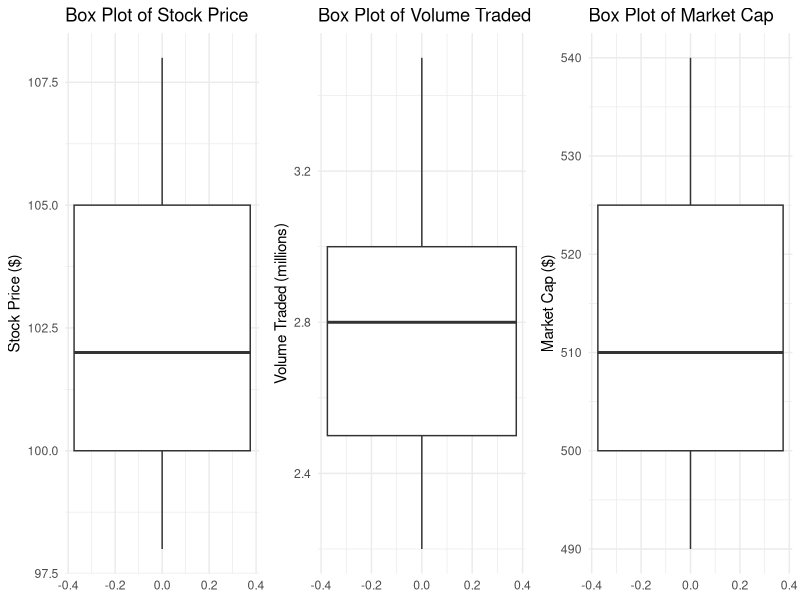

Here is the R script that generated this plot:
# Load necessary library
library(ggplot2)
library(gridExtra)

# Create the data frame
financial_data <- data.frame(
  Date = as.Date(c('2023-01-01', '2023-01-02', '2023-01-03', '2023-01-04', '2023-01-05')),
  StockPrice = c(100, 102, 98, 105, 108),
  VolumeTraded = c(2.5, 3.0, 2.2, 2.8, 3.5),
  MarketCap = c(500, 510, 490, 525, 540)
)

# Create box plots
plot_stock_price <- ggplot(financial_data, aes(y = StockPrice)) +
  geom_boxplot() +
  ggtitle("Box Plot of Stock Price") +
  ylab("Stock Price ($)") +
  theme_minimal()

plot_volume_traded <- ggplot(financial_data, aes(y = VolumeTraded)) +
  geom_boxplot() +
  ggtitle("Box Plot of Volume Traded") +
  ylab("Volume Traded (millions)") +
  theme_minimal()

plot_market_cap <- ggplot(financial_data, aes(y = MarketCap)) +
  geom_boxplot() +
  ggtitle("Box Plot of Market Cap") +
  ylab("Market Cap ($)") +
  theme_minimal()

# Arrange plots in a grid
grid.arrange(plot_stock_price, plot_volume_traded, plot_market_cap, ncol = 3)
